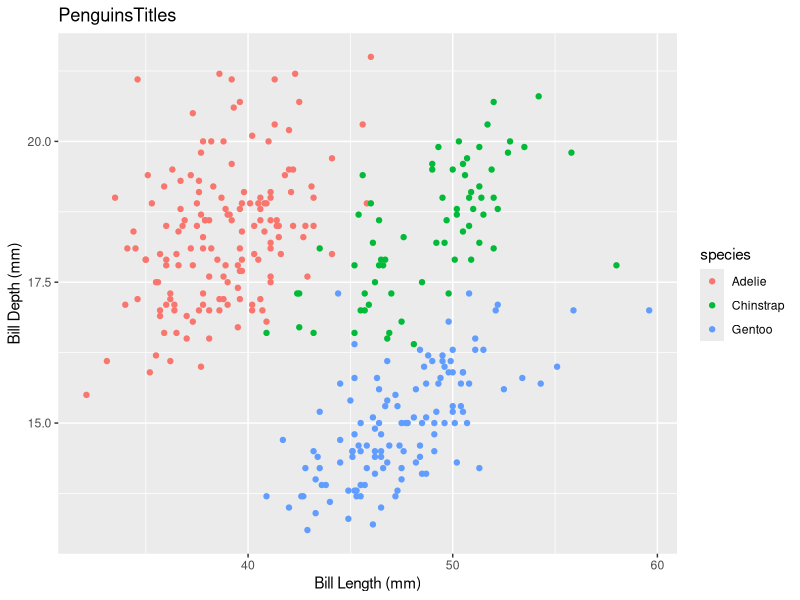
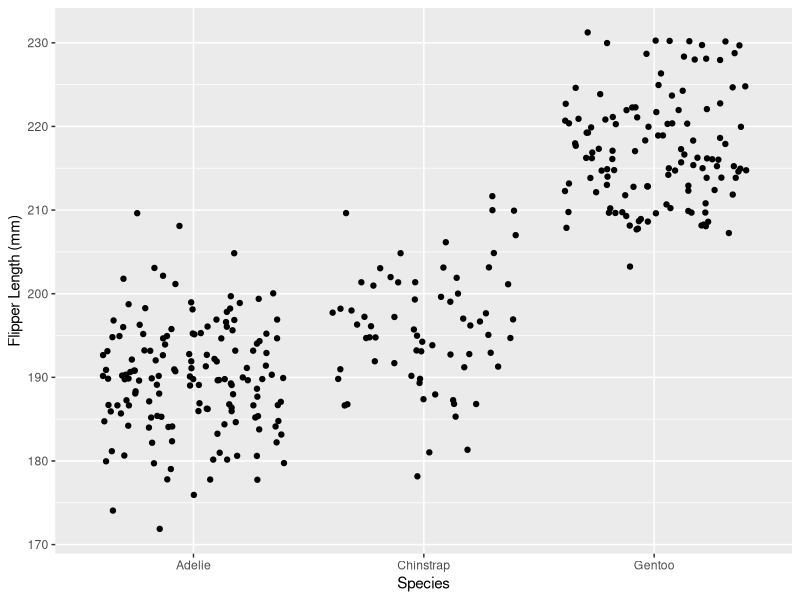

Recreate these plots in R, in order.
## ---- chunk 1
knitr::opts_chunk$set(echo = TRUE)

library(tidyverse)
library("palmerpenguins")


## ---- chunk 2
exp_A <- expression(x ^ 2)
deriv_result_A <- deriv(exp_A, "x")
deriv_result_A

x <- 3
m_result_A <- eval(deriv_result_A)
m_result_A

## ---- chunk 3
exp_b = expression(2 * (3 * a + 2)^4 - 5)
deriv_B <- deriv(exp_b, "a")
deriv_B

a <- 1.2
m_result_B <- eval(deriv_B)
m_result_B

## ---- chunk 4
exp_c = expression((-4 * t) / (t ^ 2 + 1 )^3)
deriv_c = deriv(exp_c, "t")
deriv_c

t <- 0
m_result_c <- eval(deriv_c)
m_result_c


## ---- chunk 5

head(penguins)

ggplot(data = penguins, aes(x=bill_length_mm, y=bill_depth_mm)) + 
  geom_point(aes(color = species) ) + 
  labs(x = "Bill Length (mm)", 
       y="Bill Depth (mm)", 
       title = "PenguinsTitles")
            
             
## ---- chunk 6
ggplot(data = penguins, aes(x=species, y = flipper_length_mm)) +
  geom_jitter() + 
  labs(x = "Species", 
       y = "Flipper Length (mm)")
